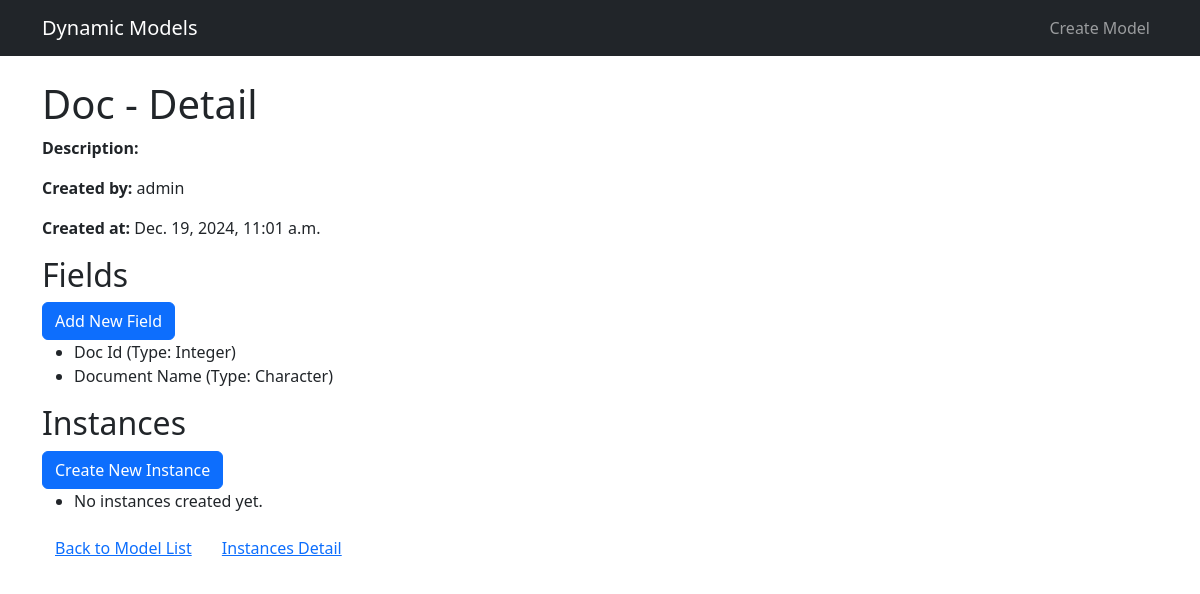
/models/1/ (signed in), run on an earlier commit of the app's database.
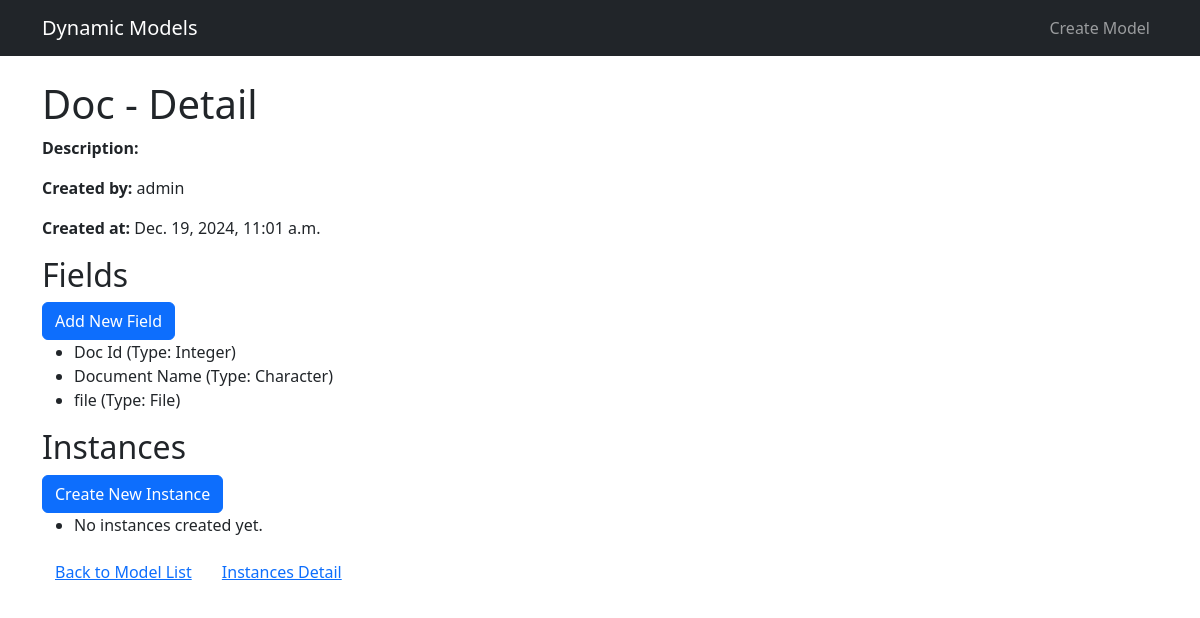
And on a later commit of the database.
### dynamic_app/models.py (models this page shows, shortened)
class DynamicField(models.Model):
    FIELD_TYPES = [
        ('char', 'Character'),
        ('text', 'Text'),
        ('int', 'Integer'),
        ('decimal', 'Decimal'),
        ('bool', 'Boolean'),
        ('date', 'Date'),
        ('datetime', 'DateTime'),
        ('file', 'File'),
        ('choice', 'Choice'),
    ]
    dynamic_model = models.ForeignKey(DynamicModel, on_delete=models.CASCADE, related_name='fields')
    name = models.CharField(max_length=100)
    display_name = models.CharField(max_length=100)
    field_type = models.CharField(max_length=20, choices=FIELD_TYPES)
    is_required = models.BooleanField(default=False)
    is_unique = models.BooleanField(default=True)
    is_readonly = models.BooleanField(default=False)
    display_order = models.IntegerField(default=0)
    created_by = models.ForeignKey(User, on_delete=models.CASCADE)
    created_at = models.DateTimeField(auto_now_add=True)
    updated_at = models.DateTimeField(auto_now=True)
    class Meta:
        ordering = ['display_order']
        unique_together = ['dynamic_model', 'name']

### dynamic_app/views.py (the view)
# urls.py: path('models/<int:pk>/', views.model_detail, name='model_detail'),
@login_required
def model_detail(request, pk):
    model = get_object_or_404(DynamicModel, pk=pk, created_by=request.user)
    fields = model.fields.all()
    instances = DynamicModelInstance.objects.filter(dynamic_model=model)
    return render(request, 'dynamic_models/model_detail.html', {
        'model': model,
        'fields': fields,
        'instances': instances
    })

### dynamic_app/templates/dynamic_models/model_detail.html
{% extends 'base_generic.html' %}
{% block content %}
  <h1>{{ model.name }} - Detail</h1>
  <p><strong>Description:</strong> {{ model.description }}</p>
  <p><strong>Created by:</strong> {{ model.created_by }}</p>
  <p><strong>Created at:</strong> {{ model.created_at }}</p>
  <h2>Fields</h2>
  <a href="{% url 'field_create' model.pk %}" class="btn btn-primary">Add New Field</a>
  <ul>
    {% for field in fields %}
      <li>{{ field.display_name }} (Type: {{ field.get_field_type_display }})</li>
    {% empty %}
      <li>No fields added yet.</li>
    {% endfor %}
  </ul>
  <h2>Instances</h2>
  <a href="{% url 'instance_create' model.pk %}" class="btn btn-primary">Create New Instance</a>
  <ul>
    {% for instance in instances %}
      <li>{{ instance.pk }} - {{ instance.created_at }}</li>
    {% empty %}
      <li>No instances created yet.</li>
    {% endfor %}
  </ul>
  <a href="{% url 'model_list' %}" class="btn btn-link">Back to Model List</a>
  <a href="{% url 'instance_list' model_pk=model.pk %}" class="btn btn-link">Instances Detail </a>
{% endblock %}

What changed in the data, as far as the page shows it:
added DynamicField: display_name "file", field_type "File"
